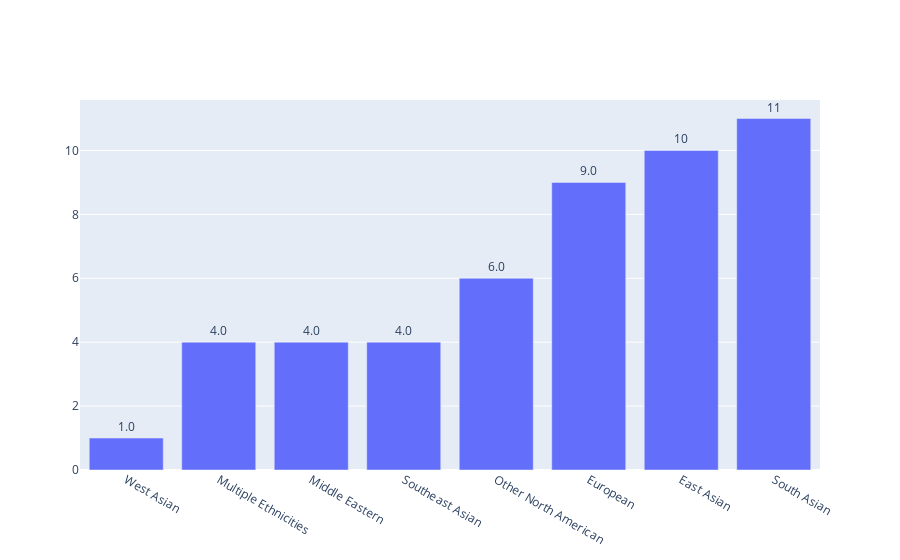

This figure's notebook cell:
### Markdown cell above
# Slide 3 - Ethniticity

### Code cell
labels = ['Multiple Ethnicities', 'East Asian', 'European', 'Middle Eastern', 'Other North American', 'South Asian', 'Southeast Asian', 'West Asian']
values = [4, 10, 9, 4, 6, 11, 4, 1]
colors = ['rgb(56, 75, 126)', 'rgb(18, 36, 37)', 'rbg(2, 25, 100)']
fig = go.Figure(data=[go.Bar(x=labels, y=values, text=values)])
fig.update_layout(xaxis={'categoryorder':'total ascending'})
fig.update_traces(texttemplate='%{text}', textposition='outside')
iplot(fig)

### Figure 1 — Plotly figure (JSON) as saved in the notebook; plotly's stock layout.template omitted (floating-point values rounded to 4 significant figures)
{"data": [{"text": ["4", "10", "9", "4", "6", "11", "4", "1"], "textposition": "outside", "texttemplate": "%{text:.2s}", "type": "bar", "x": ["Multiple Ethnicities", "East Asian", "European", "Middle Eastern", "Other North American", "South Asian", "Southeast Asian", "West Asian"], "y": [4, 10, 9, 4, 6, 11, 4, 1]}], "layout": {"xaxis": {"categoryorder": "total ascending"}}}
